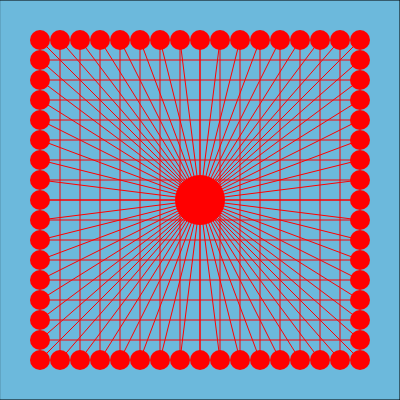
Frame 1 (no input)
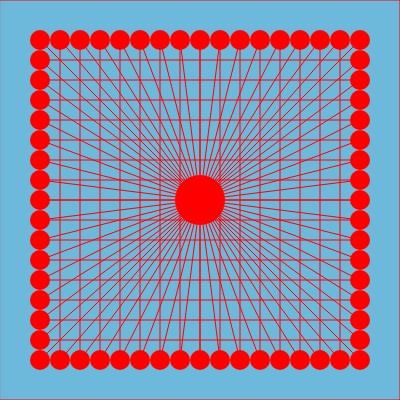
Frame 60 (no input)
Frame 120 (the mouse pressed at the canvas centre since frame 60): identical to frame 60, image omitted

The p5.js sketch that drew these frames (run headless with seeded random() and noise() and a simulated clock; from frame 60 on, the mouse is pressed at the canvas centre):

// p5.js sketch
// ── sketch.js
function setup() {
  createCanvas(400, 400);
}

function draw() {
  background(220);
  
  fill('#6CB9DC')
  rect(0,0,400,400)
  
  stroke('#FF0000')
 strokeWeight(20)
  point(40,40)
  point(360,40)
  point(40,360)
  point(360,360)
  point(40,60)
  point(40,80)
  point(40,100)
  point(40,120)
  point(40,140)
  point(40,160)
  point(40,180)
  point(40,200)
  point(40,220)
  point(40,240)
  point(40,260)
  point(40,280)
  point(40,300)
  point(40,320)
  point(40,340)
  point(60,40)
  point(80,40)
  point(100,40)
  point(120,40)
   point(140,40)
   point(160,40)
  point(180,40)
   point(200,40)
  point(220,40)
   point(240,40)
  point(260,40)
   point(280,40)
  point(300,40)
   point(320,40)
  point(340,40)
   point(360,340)
  point(360,320)
   point(360,300)
  point(360,280)
   point(360,260)
  point(360,240)
   point(360,220)
  point(360,200)
   point(360,180)
  point(360,160)
   point(360,140)
  point(360,120)
   point(360,100)
  point(360,80)
   point(360,60)
  point(340,360)
   point(320,360)
  point(300,360)
   point(280,360)
  point(260,360)
   point(240,360)
  point(220,360)
   point(200,360)
  point(180,360)
   point(160,360)
  point(140,360)
   point(120,360)
  point(100,360)
   point(80,360)
  point(60,360)
  ;
  
  stroke('red')
  strokeWeight(50)
  point(200,200)
  
  strokeWeight(1)
  line(200,200,360,360)
   line(200,200,360,40)
   line(200,200,40,360)
   line(200,200,40,40)
  line(200,200,40,60)
  line(200,200,40,80)
  line(200,200,40,100)
  line(200,200,40,120)
  line(200,200,40,140)
  line(200,200,40,160)
  line(200,200,40,180)
  line(200,200,40,200)
  line(200,200,40,220)
  line(200,200,40,240)
  line(200,200,40,260)
  line(200,200,40,280)
  line(200,200,40,300)
  line(200,200,40,320)
  line(200,200,40,340)
  line(200,200,360,340)
  line(200,200,360,320)
  line(200,200,360,300)
  line(200,200,360,280)
  line(200,200,360,260)
  line(200,200,360,240)
  line(200,200,360,220)
  line(200,200,360,200)
  line(200,200,360,180)
  line(200,200,360,160)
  line(200,200,360,140)
  line(200,200,360,120)
  line(200,200,360,100)
  line(200,200,360,80)
  line(200,200,360,60)

  line(200,200,60,360)
  line(200,200,80,360)
  line(200,200,100,360)
  line(200,200,120,360)
  line(200,200,140,360)
  line(200,200,160,360)
  line(200,200,180,360)
  line(200,200,200,360)
  line(200,200,220,360)
  line(200,200,240,360)
  line(200,200,260,360)
  line(200,200,280,360)
  line(200,200,300,360)
  line(200,200,320,360)
  line(200,200,340,360)
  
  line(200,200,340,40)
  line(200,200,320,40)
  line(200,200,300,40)
  line(200,200,280,40)
  line(200,200,260,40)
  line(200,200,240,40)
  line(200,200,220,40)
  line(200,200,200,40)
  line(200,200,180,40)
  line(200,200,160,40)
  line(200,200,140,40)
  line(200,200,120,40)
  line(200,200,100,40)
  line(200,200,80,40)
  line(200,200,60,40)
  
  line(360,340,40,340)
    line(360,320,40,320)
    line(360,300,40,300)
    line(360,280,40,280)
    line(360,260,40,260)
    line(360,240,40,240)
    line(360,220,40,220)
    line(360,200,40,200)
  line(360,180,40,180)
    line(360,160,40,160)
    line(360,140,40,140)
    line(360,120,40,120)
    line(360,100,40,100)
    line(360,80,40,80)
    line(360,60,40,60)
  
  line(340,360,340,40)
   line(320,360,320,40)
   line(300,360,300,40)
   line(280,360,280,40)
   line(260,360,260,40)
   line(240,360,240,40)
   line(220,360,220,40)
   line(200,360,200,40)
   line(180,360,180,40)
   line(160,360,160,40)
   line(140,360,140,40)
   line(120,360,120,40)
   line(100,360,100,40)
   line(80,360,80,40)
   line(60,360,60,40)
   



  
  
}
